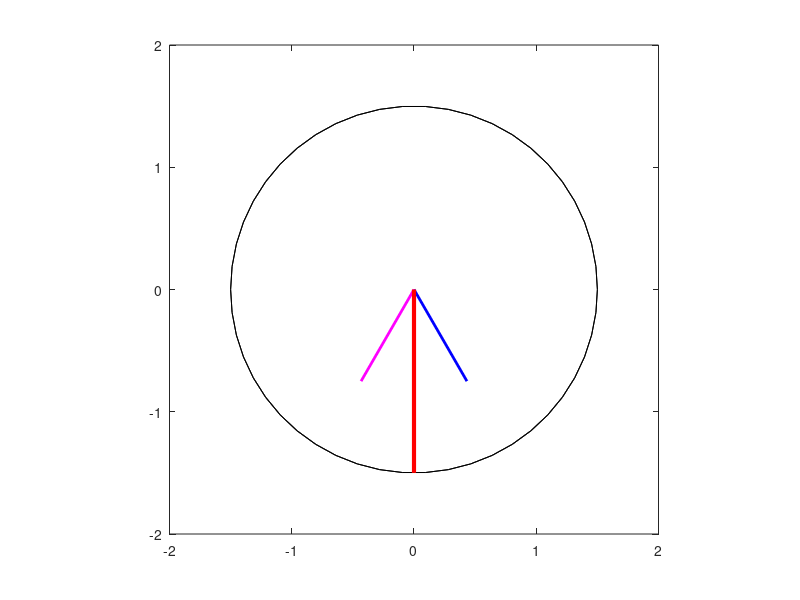

MATLAB code for this plot:
% M-file, mag_ fi e l d.m
% M-file t o ca l c ulate the net magnetic fi e l d produ ced
% by a three-pha se s tat o r.
% Set up the basi c con d itio n s
bmax = 1; % No rmalize bmax t o 1
freq = 120; % 60 Hz
w = 2* pi * freq; % a n g ular ve l oc ity (rad/ s )
% Firs t , generate the three component magnetic fi e l ds
t = 0:1/6000:1/60;
Baa = sin(w*t).*(cos(0) + j*sin(0));
Bbb = sin(w*t - 2*pi/3) .* (cos (2*pi/3) + j*sin(2*pi/3)) ;
Bcc = sin(w*t + 2*pi/3) .* (cos (- 2*pi /3) + j*sin(- 2*pi /3)) ;

%Ca l c ulate Bnet
Bnet = Baa + Bbb + Bcc;

% Ca l c ulate a c irc l e representing the expected maximum
% va lue o f Enet

circle = 1.5 * (cos(w*t) + j *sin(w*t)) ;

% Plo t the magnitude and d irection of the r esulting magne ti c
% fi e l ds. No te that Baa i s b l ack, Bbb i s b lue, Bcc i s
% magenta , and Enet i s red.

for ii = 1:length(t)
    %   Plo t the reference c irc l e
    plot(circle,'k') ;
    hold on;
    % Plo t the f o ur magneti c fi e l ds
    plot ([0 real(Baa(ii))] , [ 0 imag(Baa(ii))] , 'k', 'LineWidth' ,2);
    plot ([0 real(Bbb(ii))] , [ 0 imag(Bbb(ii))] , 'b' , 'LineWidth' ,2) ;
    plot([0 real(Bcc(ii))] , [ 0 imag(Bcc(ii))] , 'm' , 'LineWidth' ,2) ;
    plot ( [0 real(Bnet(ii))] , [ 0 imag(Bnet (ii)) ] ,'r' ,'LineWidth',3 ) ;
    axis square;
    axis( [ -2 2 -2 2 ] ) ;
    drawnow;
    hold off ;
end